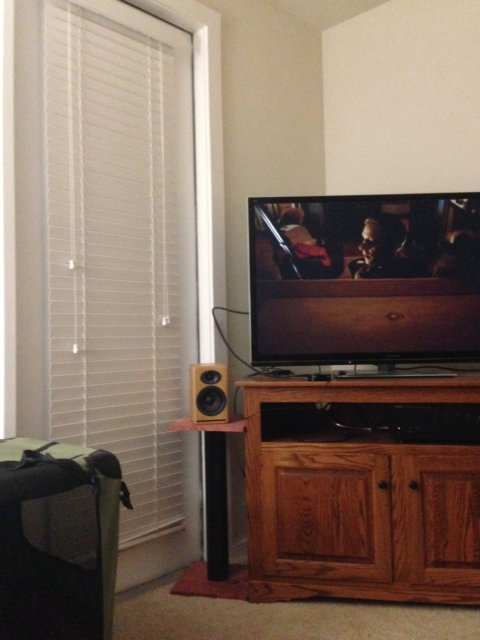
#> input picture SET1_L.jpg, 480 x 640 px
$ python wrapper.py   (older library calls are emulated)
#> lines starting #> are read from the running program, lines starting #| are printed output that depends on the picture
### corner_detector.py

import skimage.feature
import matplotlib.pyplot as plt
import numpy as np
def corner_detector(img):

  img_gray=0.2989*(img[:,:,0])+0.5870*(img[:,:,1])+0.1140*(img[:,:,2])
  img_gray=img_gray.astype(np.uint8)
  cimg=skimage.feature.corner_harris(img_gray)

  '''
  IF THE TEST IMAGE IS BEING USED, THEN THE FEATURE HAS TO BE CHANGED FROM HARRIS TO SHI_TOMASI

  cimg = skimage.feature.corner_shi_tomasi(img_gray)
  '''


  return cimg

### mymosaic.py

import numpy as np
from PIL import Image
import matplotlib.pyplot as plt
import matplotlib
from corner_detector import *
from anms import *
from feat_desc import *
from feat_match import *
from ransac_est_homography import *
from skimage.feature import plot_matches


def mymosaic(img_input):


    im1 = img_input[0]

    for i in np.arange(1,img_input.shape[0],1):

        im2 = img_input[i]

        im1_c=corner_detector(im1)
        im2_c=corner_detector(im2)


        im1_c[im1_c<0.29]=0
        im2_c[im2_c<0.2]=0

        #Adaptive Non Maximum suppresion
        x_im1,y_im1,r_max_im1=anms(im1_c,max_pts=500)
        x_im2,y_im2,r_max_im2=anms(im2_c,max_pts=500)

        #######################################################################
        ############### PLOTTING FEATURE POINTS AFTER ANMS ##################
        fig, (ax1, ax2) = plt.subplots(1,2)
        ax1.imshow(im1, interpolation='nearest', cmap=plt.cm.gray)
        ax1.plot(y_im1, x_im1, '.b', markersize=10)
        ax2.imshow(im2, interpolation='nearest', cmap=plt.cm.gray)
        ax2.plot(y_im2,x_im2, '.b', markersize=5)

        plt.show()


        #######################################################################


        #Feature_Descriptor
        im1_gray=0.2989*(im1[:,:,0])+0.5870*(im1[:,:,1])+0.1140*(im1[:,:,2])
        im1_gray=im1_gray.astype(np.uint8)
        im1_desc=feat_desc(im1_gray,x_im1,y_im1)

        im2_gray=0.2989*(im2[:,:,0])+0.5870*(im2[:,:,1])+0.1140*(im2[:,:,2])
        im2_gray=im2_gray.astype(np.uint8)
        im2_desc=feat_desc(im2_gray,x_im2,y_im2)

        #Feature Matching
        match=feat_match(im1_desc, im2_desc)

        #Ransac
        lpos=np.arange(match.shape[0]).reshape(match.shape[0],1)
        lpos=lpos[match!=-1]
        x_1,y_1=x_im1[lpos],y_im1[lpos]
        x_2,y_2=x_im2[match[match!=-1]],y_im2[match[match!=-1]]
        Homo_lm,inlier_idx=ransac_est_homography(x_1, y_1,x_2, y_2, 0.5)
        inlier_idx=inlier_idx.astype(np.int32)

        x_1_post=x_1*inlier_idx
        x1_final=x_1_post[x_1_post>0]
        x1_final=x1_final.reshape(-1,1)

        y_1_post=y_1*inlier_idx
        y1_final=y_1_post[y_1_post>0]
        y1_final=y1_final.reshape(-1,1)

        x_2_post=x_2*inlier_idx
        x2_final=x_2_post[x_2_post>0]
        x2_final=x2_final.reshape(-1,1)

        y_2_post=y_2*inlier_idx
        y2_final=y_2_post[y_2_post>0]
        y2_final=y2_final.reshape(-1,1)

        ######################################################################
        ############## PLOTTING MATCHED FEATURES AFTER RANSAC #################

        l = x_1.shape[0]

        set1 = np.zeros((l,2))
        set2 = np.zeros((l,2))

        set1[:,0] = np.reshape(x_1,(x_1.shape[0],))
        set1[:,1] = np.reshape(y_1,(y_1.shape[0],))

        set2[:,0] = np.reshape(x_2,(x_2.shape[0],))
        set2[:,1] = np.reshape(y_2,(y_2.shape[0],))

        set1 = np.array(set1, dtype = 'int')
        set2 = np.array(set2, dtype= 'int')

        locs = np.where(inlier_idx==1)
        locs = locs[0]

        kp1 = set1[locs,:]
        kp1 = kp1.astype('int64')
        kp2 = set2[locs,:]
        kp2 = kp2.astype('int64')

        mmtche = np.zeros((kp1.shape[0],2))
        mmtche[:,0] = np.arange(kp1.shape[0])
        mmtche[:,1] = np.arange(kp1.shape[0])

        mmtche = mmtche.astype('int64')

        fig, ax = plt.subplots(1,1)

        plt.gray()
        plot_matches(ax,im1,im2,kp1,kp2,mmtche)

        plt.show()

        #####################################################################

        blending_factor=0.8
        x=np.array([0,im1.shape[0]-1,0,im1.shape[0]-1])
        y=np.array([0,im1.shape[1]-1,im1.shape[1]-1,0])
        x = np.array(x,dtype=int)
        y= np.array(y,dtype=int)

        # [6 lines left out: function homography, not called in this run]
        x_lim,y_lim=homography(Homo_lm,x,y)

        min_x,max_x,min_y,max_y=round(np.min(x_lim)),round(np.max(x_lim)),round(np.min(y_lim)),round(np.max(y_lim))

        x_trans=np.arange(min_x,max_x)
        y_trans=np.arange(min_y,max_y)
        x_trans,y_trans=np.meshgrid(x_trans,y_trans)

        x_trans=np.transpose(np.reshape(x_trans,(x_trans.shape[0]*x_trans.shape[1],1)))
        y_trans=np.transpose(np.reshape(y_trans,(y_trans.shape[0]*y_trans.shape[1],1)))
        x_source,y_source=homography(np.linalg.inv(Homo_lm),x_trans,y_trans)

        x_trans=np.transpose(x_trans)
        y_trans=np.transpose(y_trans)
        y_trans.shape

        x_lower,y_lower,x_high,y_high=int(min(min_x,0)),int(min(min_y,0)),int(max(max_x,im1.shape[0])),int(max(max_y,im1.shape[1]))
        img_canvas=np.zeros((x_high-x_lower+1,y_high-y_lower+1,3))
        img_canvas= np.array(img_canvas,dtype='uint8')

        stitch_x,stitch_y=int(max(1,1-x_lower)),int(max(1,1-y_lower))

        img_canvas[stitch_x:stitch_x+im2.shape[0],stitch_y:stitch_y+im2.shape[1],:]=im2

        id1= np.logical_and(x_source>=0 , x_source<im1.shape[0]-1)
        id2= np.logical_and(y_source>=0 , y_source<im1.shape[1]-1)
        id=  np.logical_and(id1,id2)


        x_source=x_source[id]
        y_source=y_source[id]
        x_trans=x_trans[id]
        y_trans=y_trans[id]


        for i in range(x_trans.shape[0]-1):
            ceilPixelx=int(np.ceil(x_source[i]))
            ceilPixely=int(np.ceil(y_source[i]))
            floorPixelx=int(np.floor(x_source[i]))
            floorPixely=int(np.floor(y_source[i]))

            y_1=0.5*(im1[floorPixelx,ceilPixely,:])+0.5*(im1[floorPixelx,floorPixely,:])
            y_2=0.5*(im1[ceilPixelx,ceilPixely,:])+0.5*(im1[ceilPixelx,floorPixely,:])
            x_avg=(0.5*y_1)+(0.5*y_2)

            if np.all(img_canvas[int(x_trans[i]-x_lower+1),int(y_trans[i]-y_lower+1),:])==0:
                img_canvas[int(x_trans[i]-x_lower+1),int(y_trans[i]-y_lower+1),:]=x_avg
            else:
                img_canvas[int(x_trans[i]-x_lower+1),int(y_trans[i]-y_lower+1),:]=0.7*(img_canvas[int(x_trans[i]-x_lower+1),int(y_trans[i]-y_lower+1),:])+(0.3)*(x_avg)

        img_canvas=img_canvas.astype(np.uint8)
        im1 = img_canvas
        plt.imshow(img_canvas)
        plt.show()


    img_mosaic = img_canvas
    return img_mosaic

### feat_desc.py

import numpy as np
import scipy.signal as signal
from skimage.measure import block_reduce

def feat_desc(img, x, y):

    pts=np.zeros((x.shape[0],2))
    pts[:,0]=x.reshape(-1)
    pts[:,1]=y.reshape(-1)
    pts[:,0]=pts[:,0]+20
    pts[:,1]=pts[:,1]+20

    def GaussianPDF_1D(mu, sigma, length):
        half_len = length / 2
        if np.remainder(length, 2) == 0:
            ax = np.arange(-half_len, half_len, 1)
        else:
            ax = np.arange(-half_len, half_len + 1, 1)
        ax = ax.reshape([-1, ax.size])
        denominator = sigma * np.sqrt(2 * np.pi)
        nominator = np.exp( -np.square(ax - mu) / (2 * sigma * sigma) )
        return nominator / denominator

    def GaussianPDF_2D(mu, sigma, row, col):
        g_row = GaussianPDF_1D(mu, sigma, row)
        g_col = GaussianPDF_1D(mu, sigma, col).transpose()
        return signal.convolve2d(g_row, g_col, 'full')

    def blur(gauss_mtx,img):
        scale_mtx=signal.convolve2d(img,gauss_mtx,'same')
        return scale_mtx

    img_pad=np.pad(img, ((20,20),(20,20)), mode="symmetric")
    npatch=pts.shape[0]
    descriptor=np.zeros((64,npatch))

    for i in range(npatch):
        patch=img_pad[int(pts[i,0]-20):int(pts[i,0]+20),int(pts[i,1]-20):int(pts[i,1]+20)]
        gauss=GaussianPDF_2D(0, 1.4, 5,5)
        patch_blurred=blur(gauss,patch)
        patch_blurred = patch
        sub_patch=block_reduce(patch_blurred,(5,5),np.max).reshape(64)
        sub_patch=(sub_patch-np.mean(sub_patch))/np.std(sub_patch)

        descriptor[:,i]=sub_patch


    return descriptor

### ransac_est_homography.py

import numpy as np
from est_homography import est_homography


def ransac_est_homography(x1, y1, x2, y2, thresh):


  count = 0
  max = 1000


  '''
  IF THE TEST IMAGE IS BEING RUN, THEN THE MAX COUNT NEEDS TO BE CHANGED FROM 1000 TO 10000

  max = 10000
    '''


  l = x1.shape[0]

  set1 = np.zeros((l,3))
  set2 = np.zeros((l,3))

  set1[:,2] = 1
  set2[:,2] = 1

  set1[:,0] = np.reshape(x1,(x1.shape[0],))
  set1[:,1] = np.reshape(y1,(y1.shape[0],))

  set2[:,0] = np.reshape(x2,(x2.shape[0],))
  set2[:,1] = np.reshape(y2,(y2.shape[0],))

  set_tot = np.hstack([set1,set2])
  set_tot1 = np.hstack([set1,set2])


  inlier_ind = np.zeros((x1.shape[0],1))
  ic = 0
  set_tot = np.array(set_tot, dtype='int')
  set_tot1 = np.array(set_tot, dtype='int')
  set1 = np.array(set1, dtype = 'int')
  set2 = np.array(set2, dtype= 'int')

  while count<max:
      in_tmp = np.zeros((x1.shape[0],1))
      np.random.shuffle(set_tot)
      x = set_tot[0:4,0]
      y = set_tot[0:4,1]
      X = set_tot[0:4,3]
      Y = set_tot[0:4,4]
      H_temp = est_homography(x,y,X,Y)

      t1 = np.matmul(H_temp,(np.transpose(set_tot1[:,0:3])))
      t1 = t1/t1[2]

      error =  np.sqrt((t1[0]-set_tot1[:,3])**2+(t1[1]-set_tot1[:,4])**2)
      in_tmp[error<thresh,0] = 1
      in_idx = np.where(in_tmp==1)
      in_count = in_idx[0].shape[0]
      if in_count>ic:
          H = H_temp
          inlier_ind = in_tmp
          ic = in_count
      count += 1

  if ic>4:
      pos = np.where(inlier_ind==1)
      pos = pos[0]
      H = est_homography(set_tot1[pos,0],set_tot1[pos,1],set_tot1[pos,3],set_tot1[pos,4])
  else:
      print('Not enough inliers')

  return H, inlier_ind

### est_homography.py

import numpy as np
import pdb

def est_homography(x, y, X, Y):
  N = x.size
  A = np.zeros([2 * N, 9])

  i = 0
  while i < N:
    a = np.array([x[i], y[i], 1]).reshape(-1, 3)
    c = np.array([[X[i]], [Y[i]]])
    d = - c * a

    A[2 * i, 0 : 3], A[2 * i + 1, 3 : 6]= a, a
    A[2 * i : 2 * i + 2, 6 : ] = d

    i += 1

  # compute the solution of A
  U, s, V = np.linalg.svd(A, full_matrices=True)
  h = V[8, :]
  H = h.reshape(3, 3)

  return H

### anms.py

import numpy as np
from scipy.spatial import distance
def anms(harris, max_pts):

    harris_pts=np.zeros((np.where(harris>0)[0].shape[0],2)).astype(np.int32)
    harris_pts[:,0]=np.where(harris>0)[0].reshape(-1).astype(np.int32)
    harris_pts[:,1]=np.where(harris>0)[1].reshape(-1).astype(np.int32)
    harris_val=harris[harris_pts[:,0],harris_pts[:,1]].reshape(harris_pts[:,0].shape[0],1)

    non_max=[]
    for x in range(harris_pts.shape[0]):
        supp_radius=np.Inf
        xi,yi=harris_pts[x][0],harris_pts[x][1]
        for y in range(harris_pts.shape[0]):
            xj,yj=harris_pts[y][0],harris_pts[y][1]
            if(xi!=xj and yi!=yj and harris_val[x]< 0.9*harris_val[y]):
                dist=distance.euclidean((xi,yi),(xj,yj))
                if dist<supp_radius:
                    supp_radius=dist
        non_max.append([xi,yi,dist])
    non_max.sort(key=lambda x:x[2],reverse=True)
    top_max_pts=non_max[:max_pts]
    top_max_pts=np.array(top_max_pts).reshape(len(top_max_pts),3).astype(np.int)
    x=top_max_pts[:,0].reshape(len(top_max_pts),1)
    y=top_max_pts[:,1].reshape(len(top_max_pts),1)
    r_max=top_max_pts[:,2].reshape(len(top_max_pts),1)


    return x,y,r_max

### feat_match.py

import numpy as np
from scipy.spatial.distance import cdist


def feat_match(descs1, descs2):


    d1 = descs1
    d2 = descs2

    d1 = np.transpose(d1)

    d2 = np.transpose(d2)

    comp_dist = cdist(d1,d2)
    srted1 = np.argsort(comp_dist,1)[:,0]     #index of best comparison
    srted2 = np.argsort(comp_dist,1)[:,1]     #index of second best comparison

    ratio = comp_dist[np.arange(d1.shape[0]),srted1]/comp_dist[np.arange(d1.shape[0]),srted2]

    matches = np.hstack([np.argwhere(ratio < 0.9),srted1[np.argwhere(ratio<0.9)]]).astype(int)

    '''
    IF THE TEST IMAGE IS BEING USED, THEN THE RATIO HAS TO BE CHANGED FROM 0.9 TO 0.95

    matches = np.hstack([np.argwhere(ratio < 0.95),srted1[np.argwhere(ratio<0.95)]]).astype(int)
    '''


    match = np.ones((d1.shape[0],1),dtype='int')*(-1)
    match[matches[:,0],0] = matches[:,1]

    return match

### wrapper.py
import numpy as np
from PIL import Image
import matplotlib.pyplot as plt
import matplotlib
from corner_detector import *
from anms import *
from feat_desc import *
from feat_match import *
from ransac_est_homography import *
from mymosaic import *


def wrapper():
    #SET 1
    im1 = np.array(Image.open('SET1_L.jpg').convert('RGB'))
#> im1 is the input picture: shape (640, 480, 3); mean R, G, B 127.8, 108.5, 95.3
    im2 = np.array(Image.open('SET1_M.jpg').convert('RGB'))
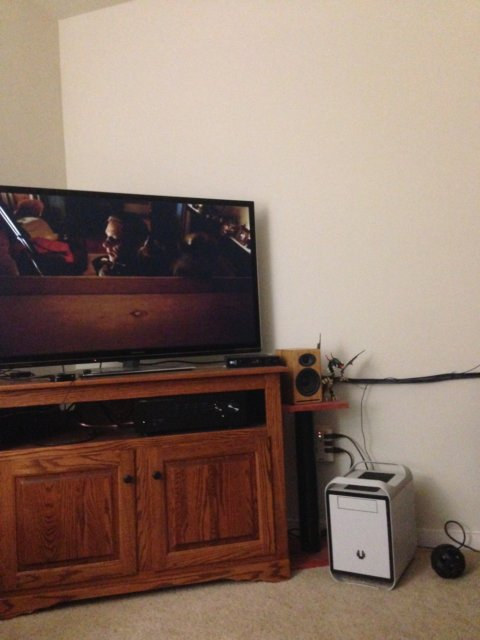
#> input picture SET1_M.jpg, 480 x 640 px
#> im2 is the input picture: shape (640, 480, 3); mean R, G, B 139.1, 117.7, 105.4
    im3 = np.array(Image.open('SET1_R.jpg').convert('RGB'))
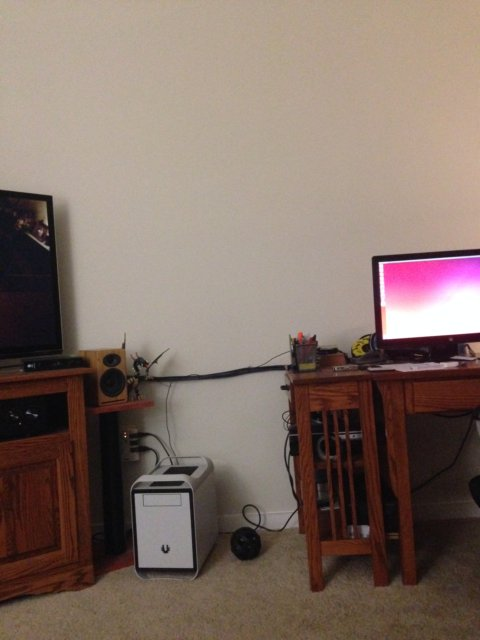
#> input picture SET1_R.jpg, 480 x 640 px
#> im3 is the input picture: shape (640, 480, 3); mean R, G, B 129.7, 111.9, 102.6

    #DEFINING THE INPUT IMAGE MATRIX

    img_input = np.zeros((3,),dtype='object')
    img_input[0] = im1
    img_input[1]= im2
    img_input[2]= im3

    #GETTING THE FINAL MOSAIC
    final_mosaic = mymosaic(img_input)
#> the loop in mymosaic, `for i in np.arange(1,img_input.shape[0],1): ` made 1 pass
#> locs on pass 1: 20 positions, rows 0 to 27, columns 0 to 0
#> pass 1, in corner_detector, `img_gray=0.2989*(img[:,:,0])+0.5870*(img[:,:,1])+0.1140*(img[:,:,2])`:
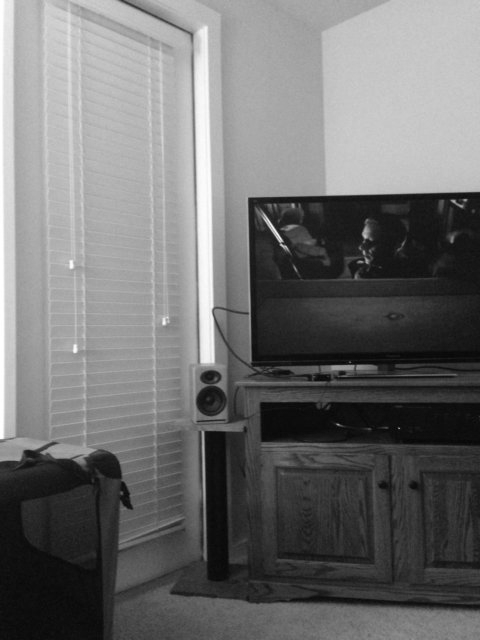
#> img_gray: shape (640, 480) float64; min 2.08, max 255, mean 112.7
#> pass 1, in corner_detector, `cimg=skimage.feature.corner_harris(img_gray)`:
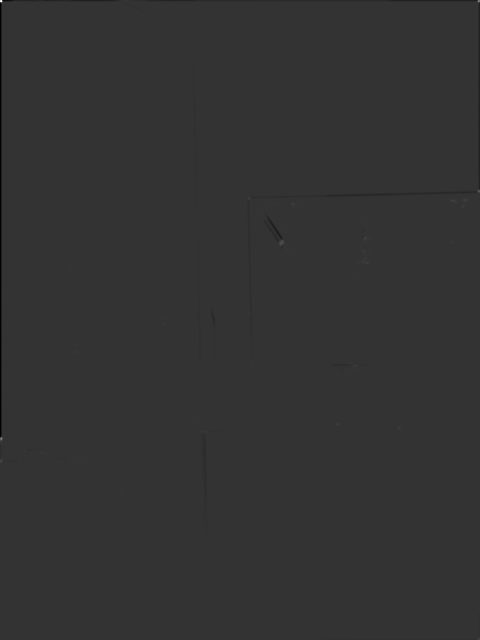
#> cimg: shape (640, 480) float64; min -2.02, max 7.91, mean -0.007; drawn with min black and max white
#> pass 1, in corner_detector (call 2), `img_gray=0.2989*(img[:,:,0])+0.5870*(img[:,:,1])+0.1140*(img[:,:,2])`:
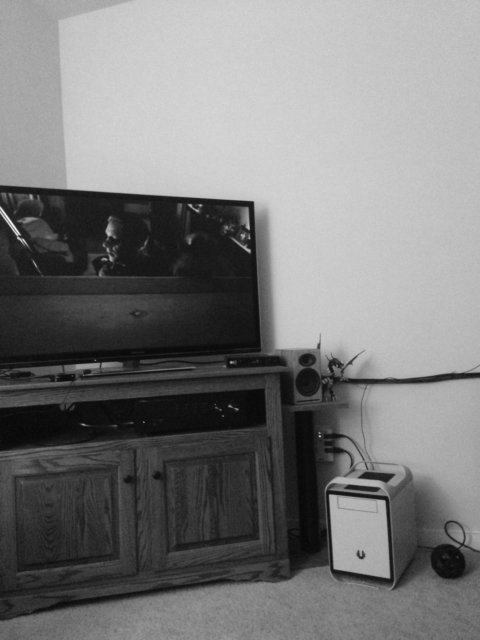
#> img_gray: shape (640, 480) float64; min 3.77, max 251.1, mean 122.7
#> pass 1, in mymosaic, `plt.show()`:
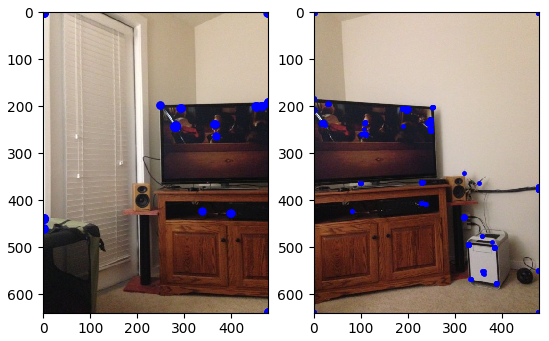
#> figure drawn by matplotlib, 2 panels
#> after the loop in mymosaic, `for i in np.arange(1,img_input.shape[0],1):`:
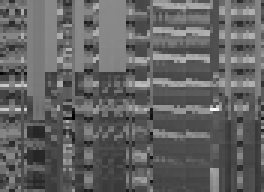
#> im1_desc: shape (64, 88) float64 (shown 3 times larger); min -3.06, max 4.81, mean 0; drawn with min black and max white


    #PLOTTING THE FINAL MOSAIC
    plt.imshow(final_mosaic)
    plt.show()


    '''
    ##############################################################################
    #SET 2
    im1 = np.array(Image.open('SET2_L.jpg').convert('RGB'))
    im2 = np.array(Image.open('SET2_M.jpg').convert('RGB'))
    im3 = np.array(Image.open('SET2_R.jpg').convert('RGB'))

    #DEFINING THE INPUT IMAGE MATRIX

    img_input = np.zeros((3,),dtype='object')
    img_input[0] = im1
    img_input[1]= im2
    img_input[2]= im3

    #GETTING THE FINAL MOSAIC
    final_mosaic = mymosaic(img_input)


    #PLOTTING THE FINAL MOSAIC
    plt.imshow(final_mosaic)
    plt.show()
    ##############################################################################
    '''

    '''
    ##############################################################################
    #TEST IMAGE
    im1 = np.array(Image.open('1_M.jpg').convert('RGB'))
    im2 = np.array(Image.open('1_R.jpg').convert('RGB'))

    #TEST IMAGE INPUT MATRIX
    img_input = np.zeros((2,),dtype='object')
    img_input[0] = im1
    img_input[1]= im2

    #GETTING THE FINAL MOSAIC
    final_mosaic = mymosaic(img_input)


    #PLOTTING THE FINAL MOSAIC
    plt.imshow(final_mosaic)
    plt.show()
    ##############################################################################
    '''
if __name__=="__main__":
    wrapper()
#> (the call stopped at in mymosaic, `plot_matches(ax,im1,im2,kp1,kp2,mmtche)`: skimage is not available in this run)
